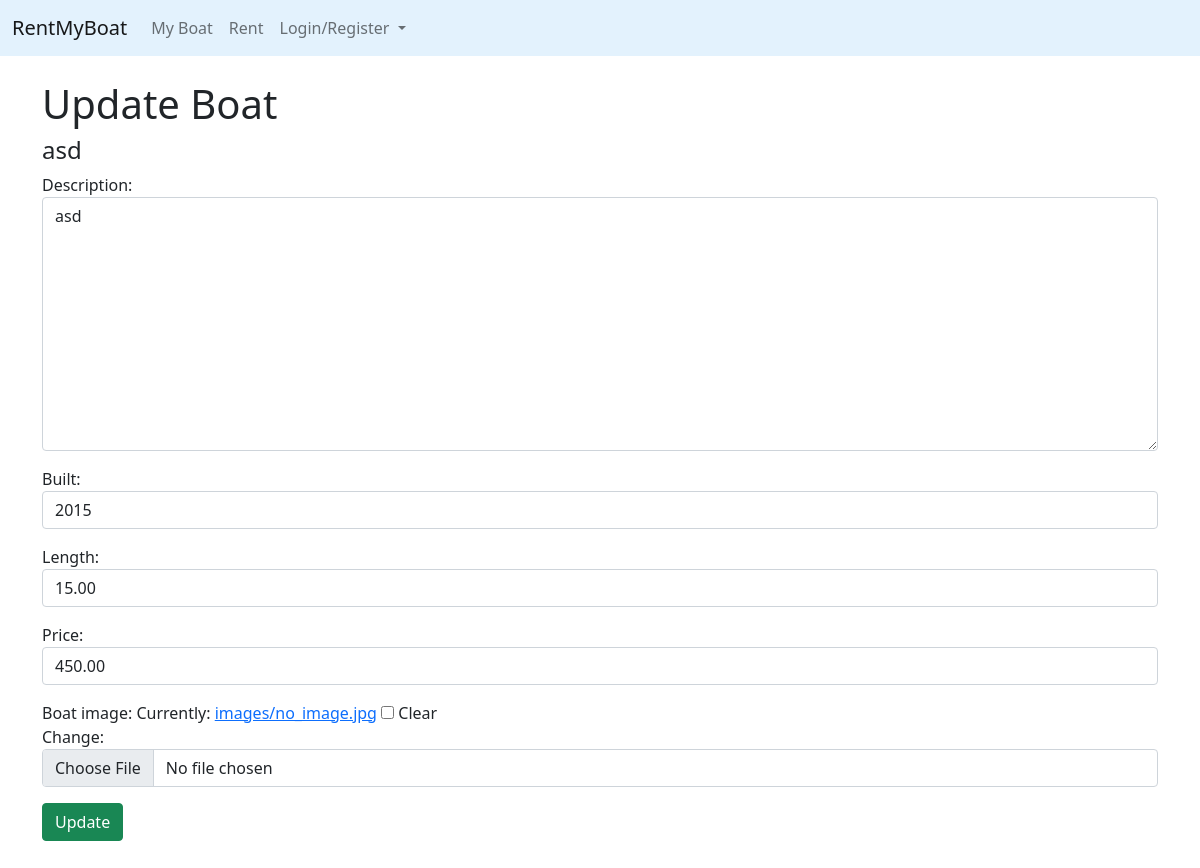
Page /boat/update/4 on the committed database.
### blog/models.py (models this page shows, shortened)
class Boat(models.Model):
    name = models.CharField(max_length=250)
    owner = models.ForeignKey(User, on_delete=models.CASCADE)
    description = models.TextField()
    built = models.IntegerField()
    length = models.DecimalField(max_digits=5, decimal_places=2)
    price = models.DecimalField(max_digits=7, decimal_places=2)
    boat_image = models.ImageField(null=True, blank=True, upload_to='images/', default='images/no_image.jpg')

### blog/views.py (the view)
# urls.py: path('boat/update/<int:pk>', UpdateBoatView.as_view(), name="update-boat"),
class UpdateBoatView(UpdateView):
    model = Boat
    form_class = UpdateBoatForm
    template_name = 'boat/update_boat.html'
    success_url = reverse_lazy('my-boat')

### blog/forms.py
class UpdateBoatForm(forms.ModelForm):
    class Meta:
        model = Boat
        fields = ('description', 'built', 'length', 'price', 'boat_image')
        widgets = {
            'description': forms.Textarea(attrs={'class':'form-control'}),
            'built': forms.NumberInput(attrs={'class':'form-control'}),
            'length': forms.NumberInput(attrs={'class':'form-control'}),
            'price': forms.NumberInput(attrs={'class':'form-control'}),
            'boat_image': forms.ClearableFileInput(attrs={'class': 'form-control'}),
        }

### blog/templates/boat/update_boat.html (shortened to what this page needs)
{% extends 'base.html' %}
{% block content %}
    <h1>Update Boat</h1>
    <h4>{{ boat.name }}</h4>
    <div class="form-group">
        <form method="post">
            {{ form.as_p }}
            <button class="btn btn-success">Update</button>
        </form>
    </div>
{% endblock %}

### rows in the picture
Boat: name "asd", description "asd", built "2015", length "15.00", price "450.00"
